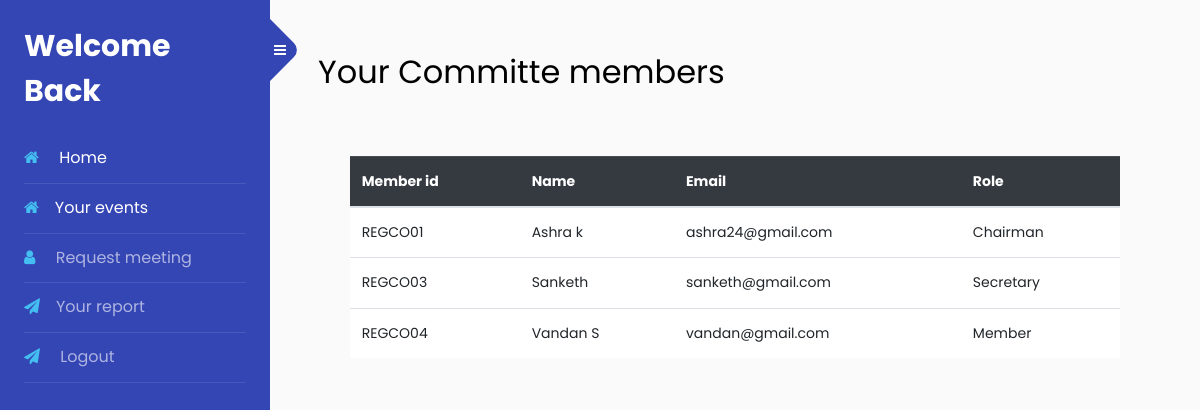
The app's page /comm/commhome.php (signed in) with its own data.
### tables this page shows
CREATE TABLE `members` (
  `id` int(11) NOT NULL,
  `mem_id` varchar(255) NOT NULL,
  `email` varchar(255) NOT NULL,
  `name` varchar(255) NOT NULL,
  `password` varchar(255) NOT NULL,
  `comm` varchar(255) NOT NULL,
  `role` varchar(255) NOT NULL,
  `code` varchar(255) NOT NULL
);

### comm/commhome.php (the view, shortened to what this page needs)
<?php
include 'db.php';
?>
<!doctype html>
<html lang="en">
  <head>
		<link rel="stylesheet" href="https://stackpath.bootstrapcdn.com/font-awesome/4.7.0/css/font-awesome.min.css">
		<link rel="stylesheet" href="css/style.css">
  </head>
  <body>
		<div class="wrapper d-flex align-items-stretch">
			<nav id="sidebar">
				<?php require 'nav.php'; ?>
      <div id="content" class="p-4 p-md-5 pt-5">
      <h2 class="mb-4" style="marggin-bottom:20px;"> Your Committe members</h2>
      <div class="container" style="margin-top:60px;width:96%;">
<table class="table" style="background:#fff;">
  <thead class="table-dark">
    <tr>
      <th scope="col">Member id</th>
      <th scope="col">Name</th>
      <th scope="col">Email</th>
      <th scope="col">Role</th>
    </tr>
  </thead>
  <tbody>
        <?php
      $currentuser = $_SESSION['name'];
          $sql= "SELECT *from members WHERE name='$currentuser'";
          $gotresults=mysqli_query($conn, $sql);
          if($gotresults){
          if(mysqli_num_rows($gotresults) > 0){
            while($row = mysqli_fetch_array($gotresults)){
              $code=$row['code'];
              $sqli= "SELECT * FROM members WHERE code = '".$code."' ";
              $details_query = mysqli_query($conn,$sqli);
              if($details_query){
                  if(mysqli_num_rows($details_query) > 0){
                    while($row = mysqli_fetch_array($details_query)){
              ?>
              <tr>
      <td><?php echo $row['mem_id']; ?></td>
      <td><?php echo $row['name']; ?></td>
      <td><?php echo $row['email']; ?></td>
      <td><?php echo $row['role']; ?></td>
                    </tr>
<?php
                    }}}
	}
        }
    }
	?>
  </tbody>
  </div>
      </div>
    </div>
  </body>
</html>

### records on screen
members: mem "REGCO04", name "Vandan S", email "vandan@gmail.com", role "Member"
members: mem "REGCO01", name "Ashra k", email "ashra24@gmail.com", role "Chairman"
members: mem "REGCO03", name "Sanketh", email "sanketh@gmail.com", role "Secretary"
